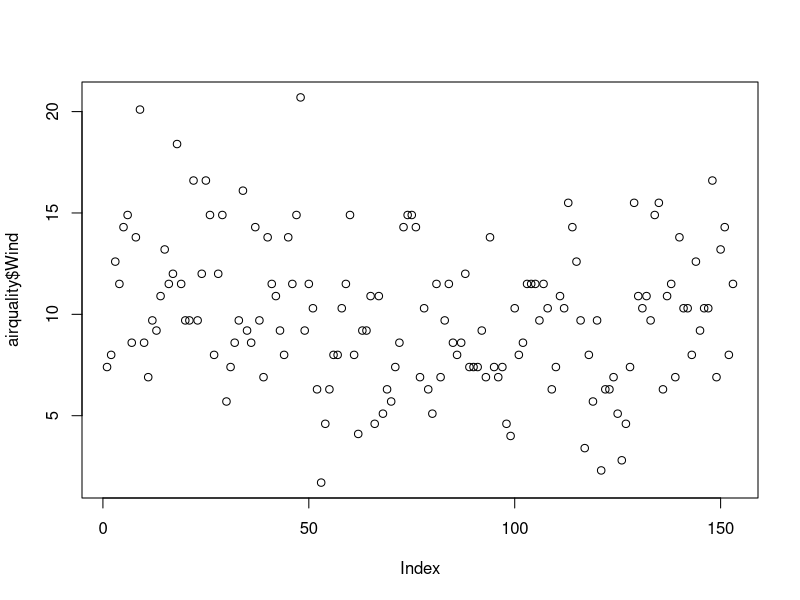
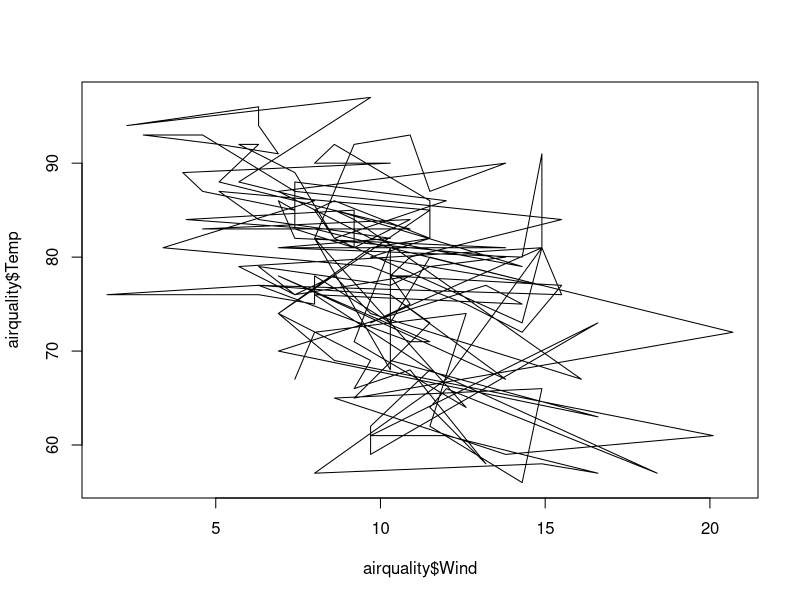
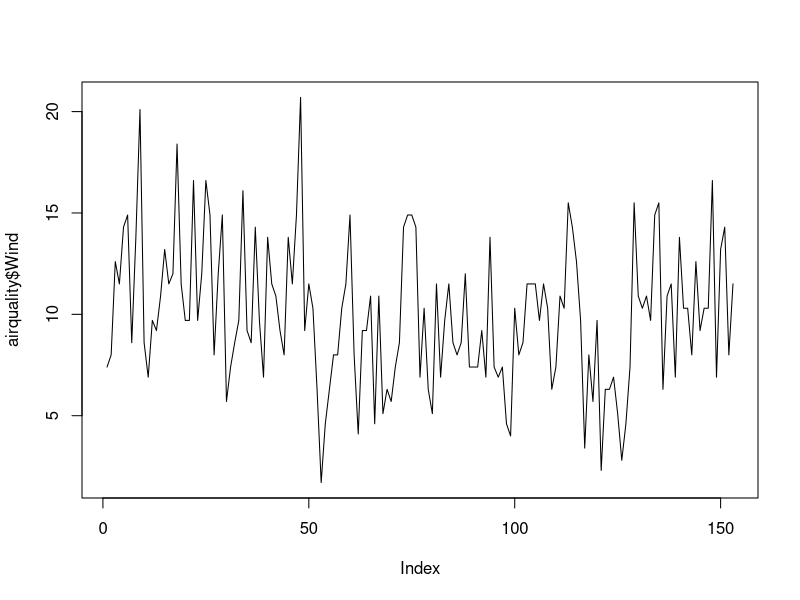
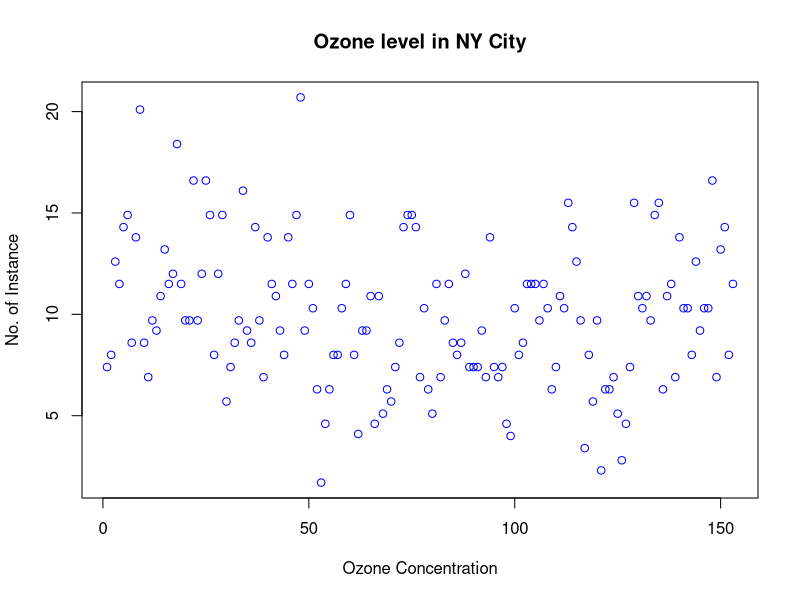
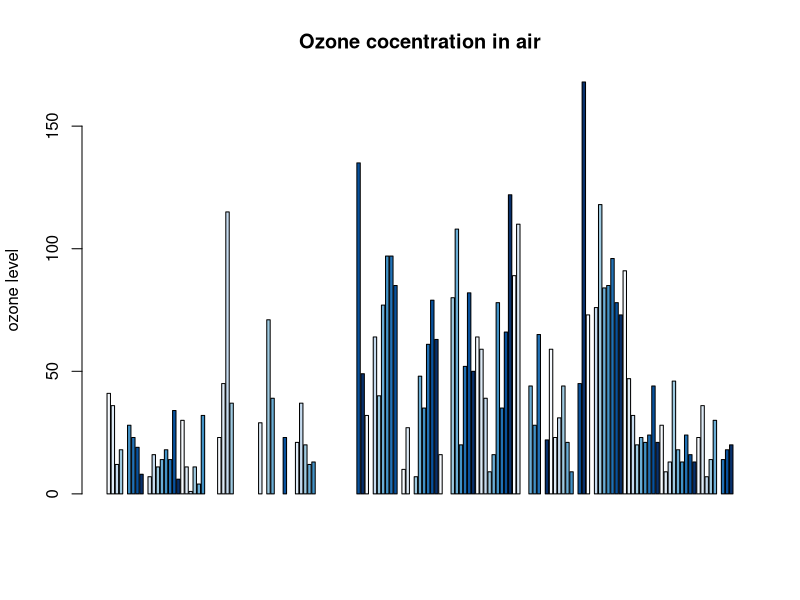
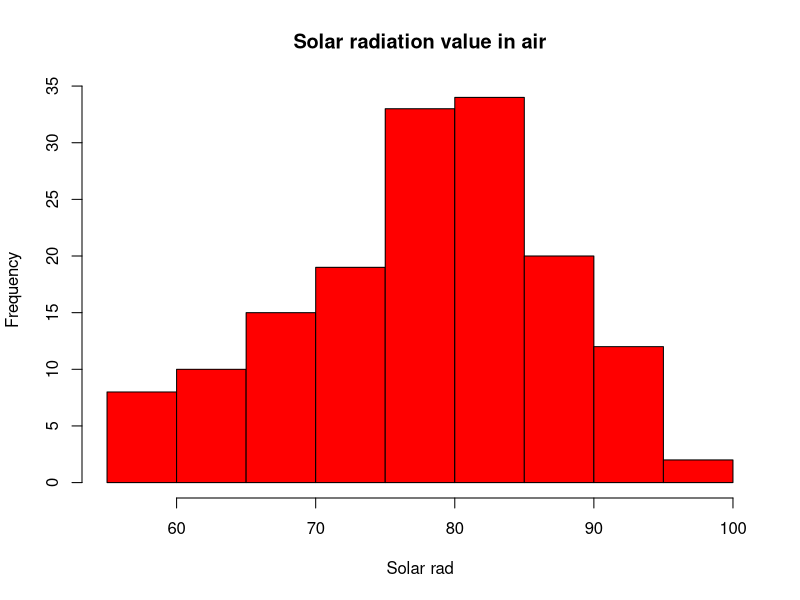
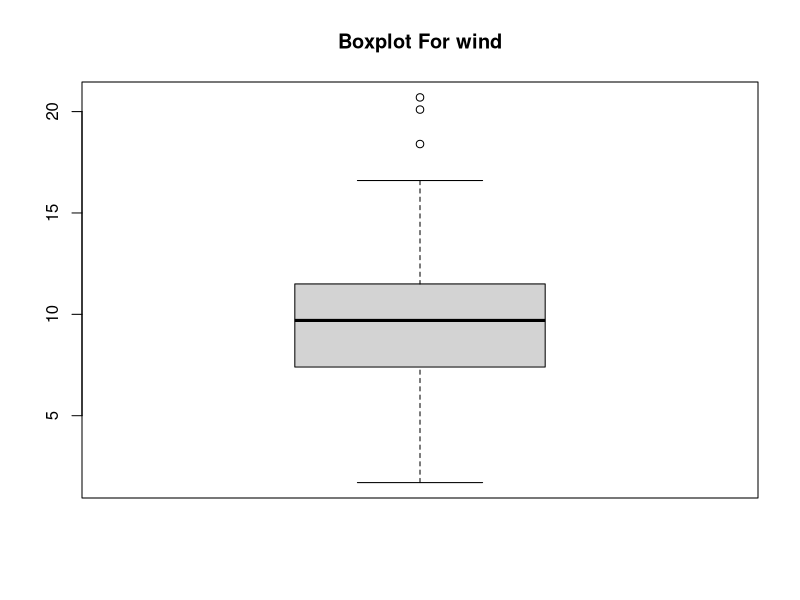
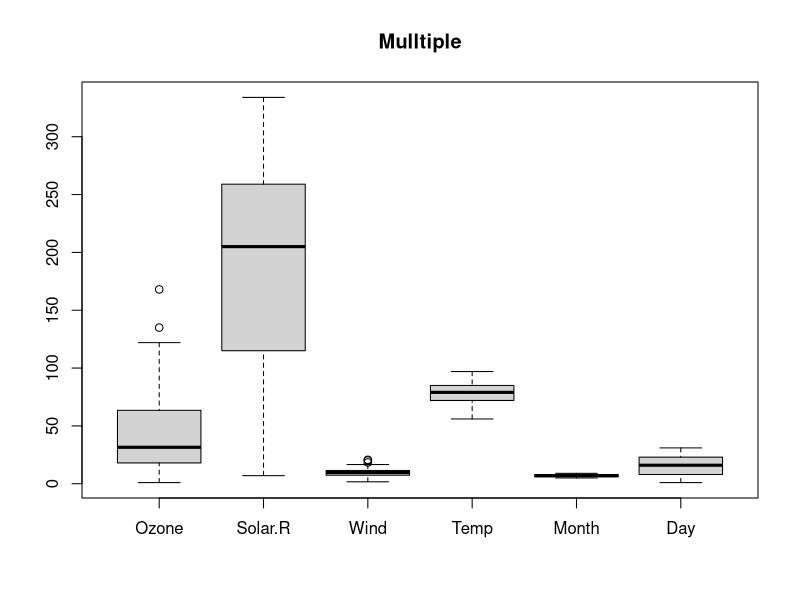

Write R code to recreate these figures, in order.
airquality <- datasets::airquality
head(airquality,10)
View(airquality)
tail(airquality,10)
airquality[,c(1,2)]
airquality[-3]
airquality$Ozone
summary(airquality$Ozone)
df <- airquality[,-6]
summary(airquality)
plot(airquality$Wind)
plot(airquality$Wind,airquality$Temp,type = "l")
plot(airquality$Wind ,type = "l")
plot(airquality$Wind , xlab = "Ozone Concentration",
     ylab = "No. of Instance" , main = "Ozone level in NY City",col = 'Blue')

barplot(airquality$Ozone, main = "Ozone cocentration in air",
        ylab = "ozone level",horiz = F,axes = T,col = blues9)
hist(airquality$Temp,main = "Solar radiation value in air",
     xlab = 'Solar rad', col = "Red")
boxplot(airquality$Wind , main = "Boxplot For wind")
boxplot.stats(airquality$Wind)$out
boxplot(airquality[,1:6],main = "Mulltiple")
par(mfrow=c(3,3),mar=c(2,5,2,1),las =0,bty ='o')
plot(airquality$Ozone)
plot(airquality$Ozone,airquality$Wind)
plot(airquality$Ozone ,type = 'l')
plot(airquality$Solar.R ,type= 'l')
barplot(airquality$Ozone,main ="Ozone graph",
        xlab= "Ozone level",col = 
          "green" ,horiz = F)
hist(airquality$Solar.R)
boxplot(airquality$Solar.R)
boxplot(airquality[,0:6])
summary(airquality)
